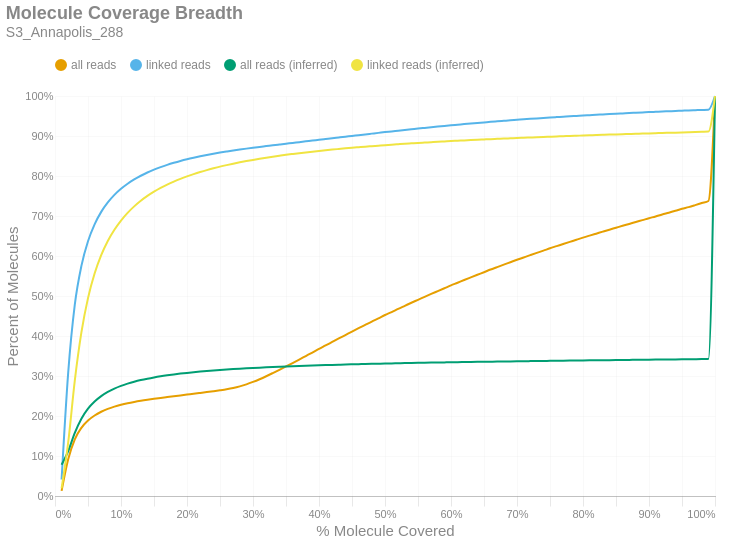

Source (notebook cell):
### Markdown cell above
### Molecule Read Coverage
This chart shows molecule coverage breadth as computed by the number of bases aligned to that molecule. In other words, "*how much of each unique long molecule is actually sequenced/aligned?*" Keep in mind there is a distinction between sequences and alignments, since some sequences belonging to a particular molecule may not align well and wouldn't appear in the alignment data. This chart also shows molecule coverage breadth as computed by the *inferred fragment* from which the aligned sequences originate. Unlike read coverage, this calculation takes into account the total insert size, including unsequenced gaps between the forward and reverse reads. Like the previous figures, these are cumulative percents.

### Code cell
if SKIPLR:
    print_html(f"Skipped")
else:
    binned_df = consolidated_hist(valids['coverage_bp'], mask, 0.01, True)
    binned_df_inf = consolidated_hist(valids['coverage_inserts'], mask, 0.01, True)
    binned_df = binned_df.with_columns(pl.lit(binned_df_inf['all reads (cumsum)']).alias('all reads (inferred)'))
    binned_df = binned_df.with_columns(pl.lit(binned_df_inf['linked reads (cumsum)']).alias('linked reads (inferred)'))
    binned_df = binned_df.with_columns(
        (pl.col('bin').cast(pl.Float64) + 0.01).alias('right_edge')
    )

    with SafeRender(binned_df):
        (
            density_plot(binned_df, 'Molecule Coverage Breadth', samplename, 'molcov', ['all reads (inferred)','linked reads (inferred)'])
            .encode(
                #x=alt.X('bin:Q', title="% Molecule Covered").axis(format = '%').scale(padding=0),
                x=alt.X('right_edge:Q', title="% Molecule Covered").axis(format='%').scale(padding=0),
                y=alt.Y('value:Q', title='Percent of Molecules')
                    .axis(format='%')
                    .stack(False)
                    .scale(domainMin=0, padding=0),
                color=alt.Color("key:N").scale(domain = ["all reads", "linked reads", "all reads (inferred)", "linked reads (inferred)"]),
                tooltip = [
                    alt.Tooltip("key:N", title = "Data Type"),
                    alt.Tooltip("range_label:N", title="% Molecule Covered"),
                    alt.Tooltip("value:Q", format = ".2%", title="% Molecules")
                ]
            )
        ).display()

### Figure 1 — Vega-Lite specification as saved in the notebook (floating-point values rounded to 4 significant figures)
{"width": "container", "height": 400, "config": {"title": {"anchor": "start", "dy": -15, "fontSize": 18, "color": "#888888", "subtitleColor": "#888888", "subtitleFontSize": 14}, "arc": {"fill": "#0072B2"}, "axis": {"domainColor": "#888888", "domainWidth": 0.5, "gridWidth": 0.2, "grid": false, "titleFontWeight": 400, "titleFontSize": 15, "labelFontSize": 11, "labelColor": "#888888", "tickColor": "#888888", "tickWidth": 0.2, "titleColor": "#888888"}, "axisBand": {"grid": false}, "axisX": {"grid": true, "tickSize": 10, "domainCap": "round"}, "axisY": {"domain": false, "grid": true, "tickSize": 0, "domainCap": "round"}, "background": "transparent", "header": {"labelFontSize": 15, "labelColor": "#888888", "titleFontSize": 15, "titleFontWeight": 600, "titleColor": "#888888"}, "legend": {"labelFont": "sans-serif", "labelFontSize": 12, "labelColor": "#888888", "symbolSize": 100, "symbolType": "circle", "titleFontSize": 12, "titlePadding": 10, "titleColor": "#888888", "title": null, "orient": "top"}, "range": {"category": ["#E69F00", "#56B4E9", "#009E73", "#F0E442", "#0072B2", "#D55E00", "#CC79A7", "#000000"], "diverging": ["#cfe8f3", "#a2d4ec", "#73bfe2", "#46abdb", "#1696d2", "#12719e"]}, "area": {"fill": "#0072B2", "fillOpacity": 0.7, "line": true, "strokeOpacity": 0.7}, "line": {"color": "#0072B2", "stroke": "#0072B2", "strokeWidth": 2}, "trail": {"color": "#0072B2", "stroke": "#0072B2", "strokeWidth": 0, "size": 1}, "point": {"filled": true, "fillOpacity": 1.0, "size": 95}, "text": {"color": "#888888", "fontSize": 11, "align": "right", "fontWeight": 400, "size": 11}, "bar": {"fill": "#0072B2", "stroke": null}, "view": {"stroke": null, "continuousWidth": 660, "continuousHeight": 400}}, "data": {"name": "data-4b4a1ce7b152c47dbd5fb95a029b5fc9"}, "mark": {"type": "line", "interpolate": "monotone", "point": {"opacity": 0, "size": 275}}, "encoding": {"color": {"field": "key", "scale": {"domain": ["all reads", "linked reads", "all reads (inferred)", "linked reads (inferred)"]}, "type": "nominal"}, "tooltip": [{"field": "key", "title": "Data Type", "type": "nominal"}, {"field": "range_label", "title": "% Molecule Covered", "type": "nominal"}, {"field": "value", "format": ".2%", "title": "% Molecules", "type": "quantitative"}], "x": {"axis": {"format": "%"}, "field": "right_edge", "scale": {"padding": 0}, "title": "% Molecule Covered", "type": "quantitative"}, "y": {"axis": {"format": "%"}, "field": "value", "scale": {"domainMin": 0, "padding": 0}, "stack": false, "title": "Percent of Molecules", "type": "quantitative"}}, "params": [{"name": "param_c36ac31b6afebe62", "select": {"type": "point", "fields": ["key"]}, "bind": "legend"}], "title": {"text": "Molecule Coverage Breadth", "subtitle": "S3_Annapolis_288"}, "transform": [{"fold": ["all reads (cumsum)", "linked reads (cumsum)", "all reads (inferred)", "linked reads (inferred)"]}, {"calculate": "replace(datum.key, ' (cumsum)', '')", "as": "key"}, {"filter": {"param": "param_c36ac31b6afebe62"}}], "usermeta": {"embedOptions": {"downloadFileName": "S3_Annapolis_288.molcov"}}, "$schema": "https://vega.github.io/schema/vega-lite/v6.1.0.json", "datasets": {"data-4b4a1ce7b152c47dbd5fb95a029b5fc9": [{"bin": "0.0", "interval": "0.0-0.01", "all reads": 0.01283, "linked reads": 0.04127, "all reads (cumsum)": 0.01283, "linked reads (cumsum)": 0.04127, "range_label": "0.0-0.01", "all reads (inferred)": 0.07793, "linked reads (inferred)": 0.01918, "right_edge": 0.01}, {"bin": "0.01", "interval": "0.01-0.02", "all reads": 0.07885, "linked reads": 0.2671, "all reads (cumsum)": 0.09168, "linked reads (cumsum)": 0.3084, "range_label": "0.01-0.02", "all reads (inferred)": 0.1122, "linked reads (inferred)": 0.1338, "right_edge": 0.02}, {"bin": "0.02", "interval": "0.02-0.03", "all reads": 0.05004, "linked reads": 0.17, "all reads (cumsum)": 0.1417, "linked reads (cumsum)": 0.4783, "range_label": "0.02-0.03", "all reads (inferred)": 0.1577, "linked reads (inferred)": 0.2886, "right_edge": 0.03}, {"bin": "0.03", "interval": "0.03-0.04", "all reads": 0.02871, "linked reads": 0.09702, "all reads (cumsum)": 0.1704, "linked reads (cumsum)": 0.5754, "range_label": "0.03-0.04", "all reads (inferred)": 0.193, "linked reads (inferred)": 0.409, "right_edge": 0.04}, {"bin": "0.04", "interval": "0.04-0.05", "all reads": 0.01826, "linked reads": 0.06159, "all reads (cumsum)": 0.1887, "linked reads (cumsum)": 0.637, "range_label": "0.04-0.05", "all reads (inferred)": 0.2182, "linked reads (inferred)": 0.4948, "right_edge": 0.05}, {"bin": "0.05", "interval": "0.05-0.06", "all reads": 0.01261, "linked reads": 0.04225, "all reads (cumsum)": 0.2013, "linked reads (cumsum)": 0.6792, "range_label": "0.05-0.06", "all reads (inferred)": 0.2362, "linked reads (inferred)": 0.5561, "right_edge": 0.06}, {"bin": "0.06", "interval": "0.06-0.07", "all reads": 0.009282, "linked reads": 0.03106, "all reads (cumsum)": 0.2106, "linked reads (cumsum)": 0.7103, "range_label": "0.06-0.07", "all reads (inferred)": 0.2497, "linked reads (inferred)": 0.6021, "right_edge": 0.07}, {"bin": "0.07", "interval": "0.07-0.08", "all reads": 0.007107, "linked reads": 0.02366, "all reads (cumsum)": 0.2177, "linked reads (cumsum)": 0.7339, "range_label": "0.07-0.08", "all reads (inferred)": 0.2601, "linked reads (inferred)": 0.6375, "right_edge": 0.08}, {"bin": "0.08", "interval": "0.08-0.09", "all reads": 0.005677, "linked reads": 0.01881, "all reads (cumsum)": 0.2234, "linked reads (cumsum)": 0.7527, "range_label": "0.08-0.09", "all reads (inferred)": 0.2684, "linked reads (inferred)": 0.6656, "right_edge": 0.09}, {"bin": "0.09", "interval": "0.09-0.1", "all reads": 0.004628, "linked reads": 0.01519, "all reads (cumsum)": 0.228, "linked reads (cumsum)": 0.7679, "range_label": "0.09-0.1", "all reads (inferred)": 0.2752, "linked reads (inferred)": 0.6887, "right_edge": 0.1}, {"bin": "0.1", "interval": "0.1-0.11", "all reads": 0.0039, "linked reads": 0.01268, "all reads (cumsum)": 0.2319, "linked reads (cumsum)": 0.7806, "range_label": "0.1-0.11", "all reads (inferred)": 0.2808, "linked reads (inferred)": 0.7079, "right_edge": 0.11}, {"bin": "0.11", "interval": "0.11-0.12", "all reads": 0.003319, "linked reads": 0.01068, "all reads (cumsum)": 0.2352, "linked reads (cumsum)": 0.7913, "range_label": "0.11-0.12", "all reads (inferred)": 0.2856, "linked reads (inferred)": 0.724, "right_edge": 0.12}, {"bin": "0.12", "interval": "0.12-0.13", "all reads": 0.002919, "linked reads": 0.009304, "all reads (cumsum)": 0.2381, "linked reads (cumsum)": 0.8006, "range_label": "0.12-0.13", "all reads (inferred)": 0.2898, "linked reads (inferred)": 0.7381, "right_edge": 0.13}, {"bin": "0.13", "interval": "0.13-0.14", "all reads": 0.002593, "linked reads": 0.008119, "all reads (cumsum)": 0.2407, "linked reads (cumsum)": 0.8087, "range_label": "0.13-0.14", "all reads (inferred)": 0.2933, "linked reads (inferred)": 0.7501, "right_edge": 0.14}, {"bin": "0.14", "interval": "0.14-0.15", "all reads": 0.002357, "linked reads": 0.007155, "all reads (cumsum)": 0.2431, "linked reads (cumsum)": 0.8159, "range_label": "0.14-0.15", "all reads (inferred)": 0.2965, "linked reads (inferred)": 0.7608, "right_edge": 0.15}, {"bin": "0.15", "interval": "0.15-0.16", "all reads": 0.002195, "linked reads": 0.006336, "all reads (cumsum)": 0.2453, "linked reads (cumsum)": 0.8222, "range_label": "0.15-0.16", "all reads (inferred)": 0.2992, "linked reads (inferred)": 0.7702, "right_edge": 0.16}, {"bin": "0.16", "interval": "0.16-0.17", "all reads": 0.002104, "linked reads": 0.005634, "all reads (cumsum)": 0.2474, "linked reads (cumsum)": 0.8278, "range_label": "0.16-0.17", "all reads (inferred)": 0.3017, "linked reads (inferred)": 0.7786, "right_edge": 0.17}, {"bin": "0.17", "interval": "0.17-0.18", "all reads": 0.00208, "linked reads": 0.0051, "all reads (cumsum)": 0.2495, "linked reads (cumsum)": 0.8329, "range_label": "0.17-0.18", "all reads (inferred)": 0.3039, "linked reads (inferred)": 0.7861, "right_edge": 0.18}, {"bin": "0.18", "interval": "0.18-0.19", "all reads": 0.002066, "linked reads": 0.004689, "all reads (cumsum)": 0.2515, "linked reads (cumsum)": 0.8376, "range_label": "0.18-0.19", "all reads (inferred)": 0.306, "linked reads (inferred)": 0.7929, "right_edge": 0.19}, {"bin": "0.19", "interval": "0.19-0.2", "all reads": 0.002052, "linked reads": 0.004236, "all reads (cumsum)": 0.2536, "linked reads (cumsum)": 0.8419, "range_label": "0.19-0.2", "all reads (inferred)": 0.3078, "linked reads (inferred)": 0.7991, "right_edge": 0.2}, {"bin": "0.2", "interval": "0.2-0.21", "all reads": 0.00203, "linked reads": 0.003834, "all reads (cumsum)": 0.2556, "linked reads (cumsum)": 0.8457, "range_label": "0.2-0.21", "all reads (inferred)": 0.3094, "linked reads (inferred)": 0.8047, "right_edge": 0.21}, {"bin": "0.21", "interval": "0.21-0.22", "all reads": 0.002069, "linked reads": 0.003586, "all reads (cumsum)": 0.2577, "linked reads (cumsum)": 0.8493, "range_label": "0.21-0.22", "all reads (inferred)": 0.311, "linked reads (inferred)": 0.8099, "right_edge": 0.22}, {"bin": "0.22", "interval": "0.22-0.23", "all reads": 0.002084, "linked reads": 0.00329, "all reads (cumsum)": 0.2598, "linked reads (cumsum)": 0.8526, "range_label": "0.22-0.23", "all reads (inferred)": 0.3124, "linked reads (inferred)": 0.8147, "right_edge": 0.23}, {"bin": "0.23", "interval": "0.23-0.24", "all reads": 0.002185, "linked reads": 0.003074, "all reads (cumsum)": 0.262, "linked reads (cumsum)": 0.8557, "range_label": "0.23-0.24", "all reads (inferred)": 0.3137, "linked reads (inferred)": 0.8192, "right_edge": 0.24}, {"bin": "0.24", "interval": "0.24-0.25", "all reads": 0.002298, "linked reads": 0.00289, "all reads (cumsum)": 0.2643, "linked reads (cumsum)": 0.8585, "range_label": "0.24-0.25", "all reads (inferred)": 0.315, "linked reads (inferred)": 0.8234, "right_edge": 0.25}, {"bin": "0.25", "interval": "0.25-0.26", "all reads": 0.002544, "linked reads": 0.002686, "all reads (cumsum)": 0.2668, "linked reads (cumsum)": 0.8612, "range_label": "0.25-0.26", "all reads (inferred)": 0.3161, "linked reads (inferred)": 0.8272, "right_edge": 0.26}, {"bin": "0.26", "interval": "0.26-0.27", "all reads": 0.003171, "linked reads": 0.002587, "all reads (cumsum)": 0.27, "linked reads (cumsum)": 0.8638, "range_label": "0.26-0.27", "all reads (inferred)": 0.3172, "linked reads (inferred)": 0.8308, "right_edge": 0.27}, {"bin": "0.27", "interval": "0.27-0.28", "all reads": 0.004127, "linked reads": 0.002362, "all reads (cumsum)": 0.2741, "linked reads (cumsum)": 0.8662, "range_label": "0.27-0.28", "all reads (inferred)": 0.3182, "linked reads (inferred)": 0.8341, "right_edge": 0.28}, {"bin": "0.28", "interval": "0.28-0.29", "all reads": 0.00508, "linked reads": 0.002245, "all reads (cumsum)": 0.2792, "linked reads (cumsum)": 0.8684, "range_label": "0.28-0.29", "all reads (inferred)": 0.3191, "linked reads (inferred)": 0.8373, "right_edge": 0.29}, {"bin": "0.29", "interval": "0.29-0.3", "all reads": 0.006047, "linked reads": 0.002173, "all reads (cumsum)": 0.2852, "linked reads (cumsum)": 0.8706, "range_label": "0.29-0.3", "all reads (inferred)": 0.32, "linked reads (inferred)": 0.8402, "right_edge": 0.3}, {"bin": "0.3", "interval": "0.3-0.31", "all reads": 0.006748, "linked reads": 0.002102, "all reads (cumsum)": 0.292, "linked reads (cumsum)": 0.8727, "range_label": "0.3-0.31", "all reads (inferred)": 0.3209, "linked reads (inferred)": 0.8431, "right_edge": 0.31}, {"bin": "0.31", "interval": "0.31-0.32", "all reads": 0.007439, "linked reads": 0.002022, "all reads (cumsum)": 0.2994, "linked reads (cumsum)": 0.8747, "range_label": "0.31-0.32", "all reads (inferred)": 0.3217, "linked reads (inferred)": 0.8457, "right_edge": 0.32}, {"bin": "0.32", "interval": "0.32-0.33", "all reads": 0.007929, "linked reads": 0.002056, "all reads (cumsum)": 0.3073, "linked reads (cumsum)": 0.8768, "range_label": "0.32-0.33", "all reads (inferred)": 0.3224, "linked reads (inferred)": 0.8482, "right_edge": 0.33}, {"bin": "0.33", "interval": "0.33-0.34", "all reads": 0.008149, "linked reads": 0.00199, "all reads (cumsum)": 0.3155, "linked reads (cumsum)": 0.8788, "range_label": "0.33-0.34", "all reads (inferred)": 0.3231, "linked reads (inferred)": 0.8506, "right_edge": 0.34}, {"bin": "0.34", "interval": "0.34-0.35", "all reads": 0.008379, "linked reads": 0.001976, "all reads (cumsum)": 0.3239, "linked reads (cumsum)": 0.8807, "range_label": "0.34-0.35", "all reads (inferred)": 0.3238, "linked reads (inferred)": 0.8529, "right_edge": 0.35}, {"bin": "0.35", "interval": "0.35-0.36", "all reads": 0.00858, "linked reads": 0.001937, "all reads (cumsum)": 0.3324, "linked reads (cumsum)": 0.8827, "range_label": "0.35-0.36", "all reads (inferred)": 0.3244, "linked reads (inferred)": 0.855, "right_edge": 0.36}, {"bin": "0.36", "interval": "0.36-0.37", "all reads": 0.008708, "linked reads": 0.001987, "all reads (cumsum)": 0.3412, "linked reads (cumsum)": 0.8847, "range_label": "0.36-0.37", "all reads (inferred)": 0.3251, "linked reads (inferred)": 0.8571, "right_edge": 0.37}, {"bin": "0.37", "interval": "0.37-0.38", "all reads": 0.008797, "linked reads": 0.001946, "all reads (cumsum)": 0.35, "linked reads (cumsum)": 0.8866, "range_label": "0.37-0.38", "all reads (inferred)": 0.3256, "linked reads (inferred)": 0.859, "right_edge": 0.38}, {"bin": "0.38", "interval": "0.38-0.39", "all reads": 0.008773, "linked reads": 0.0019, "all reads (cumsum)": 0.3587, "linked reads (cumsum)": 0.8885, "range_label": "0.38-0.39", "all reads (inferred)": 0.3262, "linked reads (inferred)": 0.8608, "right_edge": 0.39}, {"bin": "0.39", "interval": "0.39-0.4", "all reads": 0.008999, "linked reads": 0.001977, "all reads (cumsum)": 0.3677, "linked reads (cumsum)": 0.8905, "range_label": "0.39-0.4", "all reads (inferred)": 0.3267, "linked reads (inferred)": 0.8626, "right_edge": 0.4}, {"bin": "0.4", "interval": "0.4-0.41", "all reads": 0.008638, "linked reads": 0.001915, "all reads (cumsum)": 0.3764, "linked reads (cumsum)": 0.8924, "range_label": "0.4-0.41", "all reads (inferred)": 0.3273, "linked reads (inferred)": 0.8644, "right_edge": 0.41}, {"bin": "0.41", "interval": "0.41-0.42", "all reads": 0.00876, "linked reads": 0.001904, "all reads (cumsum)": 0.3851, "linked reads (cumsum)": 0.8943, "range_label": "0.41-0.42", "all reads (inferred)": 0.3278, "linked reads (inferred)": 0.866, "right_edge": 0.42}, {"bin": "0.42", "interval": "0.42-0.43", "all reads": 0.008743, "linked reads": 0.001973, "all reads (cumsum)": 0.3939, "linked reads (cumsum)": 0.8963, "range_label": "0.42-0.43", "all reads (inferred)": 0.3282, "linked reads (inferred)": 0.8676, "right_edge": 0.43}, {"bin": "0.43", "interval": "0.43-0.44", "all reads": 0.008559, "linked reads": 0.001958, "all reads (cumsum)": 0.4024, "linked reads (cumsum)": 0.8982, "range_label": "0.43-0.44", "all reads (inferred)": 0.3287, "linked reads (inferred)": 0.8691, "right_edge": 0.44}, {"bin": "0.44", "interval": "0.44-0.45", "all reads": 0.008581, "linked reads": 0.001909, "all reads (cumsum)": 0.411, "linked reads (cumsum)": 0.9002, "range_label": "0.44-0.45", "all reads (inferred)": 0.3291, "linked reads (inferred)": 0.8705, "right_edge": 0.45}, {"bin": "0.45", "interval": "0.45-0.46", "all reads": 0.008471, "linked reads": 0.001969, "all reads (cumsum)": 0.4195, "linked reads (cumsum)": 0.9021, "range_label": "0.45-0.46", "all reads (inferred)": 0.3296, "linked reads (inferred)": 0.8719, "right_edge": 0.46}, {"bin": "0.46", "interval": "0.46-0.47", "all reads": 0.008316, "linked reads": 0.001914, "all reads (cumsum)": 0.4278, "linked reads (cumsum)": 0.904, "range_label": "0.46-0.47", "all reads (inferred)": 0.33, "linked reads (inferred)": 0.8733, "right_edge": 0.47}, {"bin": "0.47", "interval": "0.47-0.48", "all reads": 0.008296, "linked reads": 0.001888, "all reads (cumsum)": 0.4361, "linked reads (cumsum)": 0.9059, "range_label": "0.47-0.48", "all reads (inferred)": 0.3304, "linked reads (inferred)": 0.8746, "right_edge": 0.48}, {"bin": "0.48", "interval": "0.48-0.49", "all reads": 0.007853, "linked reads": 0.001891, "all reads (cumsum)": 0.4439, "linked reads (cumsum)": 0.9078, "range_label": "0.48-0.49", "all reads (inferred)": 0.3308, "linked reads (inferred)": 0.8759, "right_edge": 0.49}, {"bin": "0.49", "interval": "0.49-0.5", "all reads": 0.008623, "linked reads": 0.001936, "all reads (cumsum)": 0.4526, "linked reads (cumsum)": 0.9097, "range_label": "0.49-0.5", "all reads (inferred)": 0.3311, "linked reads (inferred)": 0.8771, "right_edge": 0.5}, {"bin": "0.5", "interval": "0.5-0.51", "all reads": 0.007227, "linked reads": 0.001734, "all reads (cumsum)": 0.4598, "linked reads (cumsum)": 0.9115, "range_label": "0.5-0.51", "all reads (inferred)": 0.3315, "linked reads (inferred)": 0.8783, "right_edge": 0.51}, {"bin": "0.51", "interval": "0.51-0.52", "all reads": 0.008081, "linked reads": 0.00183, "all reads (cumsum)": 0.4679, "linked reads (cumsum)": 0.9133, "range_label": "0.51-0.52", "all reads (inferred)": 0.3319, "linked reads (inferred)": 0.8794, "right_edge": 0.52}, {"bin": "0.52", "interval": "0.52-0.53", "all reads": 0.007633, "linked reads": 0.001777, "all reads (cumsum)": 0.4755, "linked reads (cumsum)": 0.9151, "range_label": "0.52-0.53", "all reads (inferred)": 0.3322, "linked reads (inferred)": 0.8806, "right_edge": 0.53}, {"bin": "0.53", "interval": "0.53-0.54", "all reads": 0.007641, "linked reads": 0.001719, "all reads (cumsum)": 0.4831, "linked reads (cumsum)": 0.9168, "range_label": "0.53-0.54", "all reads (inferred)": 0.3325, "linked reads (inferred)": 0.8816, "right_edge": 0.54}, {"bin": "0.54", "interval": "0.54-0.55", "all reads": 0.007345, "linked reads": 0.001728, "all reads (cumsum)": 0.4905, "linked reads (cumsum)": 0.9185, "range_label": "0.54-0.55", "all reads (inferred)": 0.3329, "linked reads (inferred)": 0.8826, "right_edge": 0.55}, {"bin": "0.55", "interval": "0.55-0.56", "all reads": 0.007437, "linked reads": 0.001705, "all reads (cumsum)": 0.4979, "linked reads (cumsum)": 0.9202, "range_label": "0.55-0.56", "all reads (inferred)": 0.3332, "linked reads (inferred)": 0.8836, "right_edge": 0.56}, {"bin": "0.56", "interval": "0.56-0.57", "all reads": 0.007299, "linked reads": 0.001699, "all reads (cumsum)": 0.5052, "linked reads (cumsum)": 0.9219, "range_label": "0.56-0.57", "all reads (inferred)": 0.3335, "linked reads (inferred)": 0.8846, "right_edge": 0.57}, {"bin": "0.57", "interval": "0.57-0.58", "all reads": 0.007086, "linked reads": 0.001649, "all reads (cumsum)": 0.5123, "linked reads (cumsum)": 0.9236, "range_label": "0.57-0.58", "all reads (inferred)": 0.3338, "linked reads (inferred)": 0.8855, "right_edge": 0.58}, {"bin": "0.58", "interval": "0.58-0.59", "all reads": 0.007076, "linked reads": 0.00162, "all reads (cumsum)": 0.5194, "linked reads (cumsum)": 0.9252, "range_label": "0.58-0.59", "all reads (inferred)": 0.334, "linked reads (inferred)": 0.8864, "right_edge": 0.59}, {"bin": "0.59", "interval": "0.59-0.6", "all reads": 0.007071, "linked reads": 0.001575, "all reads (cumsum)": 0.5265, "linked reads (cumsum)": 0.9268, "range_label": "0.59-0.6", "all reads (inferred)": 0.3343, "linked reads (inferred)": 0.8874, "right_edge": 0.6}, {"bin": "0.6", "interval": "0.6-0.61", "all reads": 0.006648, "linked reads": 0.001483, "all reads (cumsum)": 0.5331, "linked reads (cumsum)": 0.9283, "range_label": "0.6-0.61", "all reads (inferred)": 0.3346, "linked reads (inferred)": 0.8882, "right_edge": 0.61}, {"bin": "0.61", "interval": "0.61-0.62", "all reads": 0.006866, "linked reads": 0.001502, "all reads (cumsum)": 0.54, "linked reads (cumsum)": 0.9298, "range_label": "0.61-0.62", "all reads (inferred)": 0.3349, "linked reads (inferred)": 0.889, "right_edge": 0.62}, {"bin": "0.62", "interval": "0.62-0.63", "all reads": 0.006606, "linked reads": 0.001462, "all reads (cumsum)": 0.5466, "linked reads (cumsum)": 0.9312, "range_label": "0.62-0.63", "all reads (inferred)": 0.3351, "linked reads (inferred)": 0.8899, "right_edge": 0.63}, {"bin": "0.63", "interval": "0.63-0.64", "all reads": 0.006524, "linked reads": 0.001413, "all reads (cumsum)": 0.5531, "linked reads (cumsum)": 0.9326, "range_label": "0.63-0.64", "all reads (inferred)": 0.3354, "linked reads (inferred)": 0.8906, "right_edge": 0.64}, {"bin": "0.64", "interval": "0.64-0.65", "all reads": 0.006397, "linked reads": 0.001377, "all reads (cumsum)": 0.5595, "linked reads (cumsum)": 0.934, "range_label": "0.64-0.65", "all reads (inferred)": 0.3356, "linked reads (inferred)": 0.8914, "right_edge": 0.65}, {"bin": "0.65", "interval": "0.65-0.66", "all reads": 0.006609, "linked reads": 0.00142, "all reads (cumsum)": 0.5661, "linked reads (cumsum)": 0.9354, "range_label": "0.65-0.66", "all reads (inferred)": 0.3359, "linked reads (inferred)": 0.8922, "right_edge": 0.66}, {"bin": "0.66", "interval": "0.66-0.67", "all reads": 0.006153, "linked reads": 0.00128, "all reads (cumsum)": 0.5723, "linked reads (cumsum)": 0.9367, "range_label": "0.66-0.67", "all reads (inferred)": 0.3361, "linked reads (inferred)": 0.8929, "right_edge": 0.67}, {"bin": "0.67", "interval": "0.67-0.68", "all reads": 0.006203, "linked reads": 0.001254, "all reads (cumsum)": 0.5785, "linked reads (cumsum)": 0.938, "range_label": "0.67-0.68", "all reads (inferred)": 0.3363, "linked reads (inferred)": 0.8936, "right_edge": 0.68}, {"bin": "0.68", "interval": "0.68-0.69", "all reads": 0.006018, "linked reads": 0.001254, "all reads (cumsum)": 0.5845, "linked reads (cumsum)": 0.9392, "range_label": "0.68-0.69", "all reads (inferred)": 0.3366, "linked reads (inferred)": 0.8943, "right_edge": 0.69}, {"bin": "0.69", "interval": "0.69-0.7", "all reads": 0.006051, "linked reads": 0.001198, "all reads (cumsum)": 0.5905, "linked reads (cumsum)": 0.9404, "range_label": "0.69-0.7", "all reads (inferred)": 0.3368, "linked reads (inferred)": 0.895, "right_edge": 0.7}, {"bin": "0.7", "interval": "0.7-0.71", "all reads": 0.005806, "linked reads": 0.001225, "all reads (cumsum)": 0.5963, "linked reads (cumsum)": 0.9417, "range_label": "0.7-0.71", "all reads (inferred)": 0.337, "linked reads (inferred)": 0.8957, "right_edge": 0.71}, {"bin": "0.71", "interval": "0.71-0.72", "all reads": 0.005795, "linked reads": 0.001171, "all reads (cumsum)": 0.6021, "linked reads (cumsum)": 0.9428, "range_label": "0.71-0.72", "all reads (inferred)": 0.3372, "linked reads (inferred)": 0.8963, "right_edge": 0.72}, {"bin": "0.72", "interval": "0.72-0.73", "all reads": 0.005728, "linked reads": 0.001142, "all reads (cumsum)": 0.6079, "linked reads (cumsum)": 0.944, "range_label": "0.72-0.73", "all reads (inferred)": 0.3374, "linked reads (inferred)": 0.897, "right_edge": 0.73}, {"bin": "0.73", "interval": "0.73-0.74", "all reads": 0.00558, "linked reads": 0.001124, "all reads (cumsum)": 0.6134, "linked reads (cumsum)": 0.9451, "range_label": "0.73-0.74", "all reads (inferred)": 0.3377, "linked reads (inferred)": 0.8976, "right_edge": 0.74}, {"bin": "0.74", "interval": "0.74-0.75", "all reads": 0.005837, "linked reads": 0.001097, "all reads (cumsum)": 0.6193, "linked reads (cumsum)": 0.9462, "range_label": "0.74-0.75", "all reads (inferred)": 0.3379, "linked reads (inferred)": 0.8983, "right_edge": 0.75}, {"bin": "0.75", "interval": "0.75-0.76", "all reads": 0.005346, "linked reads": 0.001039, "all reads (cumsum)": 0.6246, "linked reads (cumsum)": 0.9472, "range_label": "0.75-0.76", "all reads (inferred)": 0.3381, "linked reads (inferred)": 0.8989, "right_edge": 0.76}, {"bin": "0.76", "interval": "0.76-0.77", "all reads": 0.005398, "linked reads": 0.001019, "all reads (cumsum)": 0.63, "linked reads (cumsum)": 0.9482, "range_label": "0.76-0.77", "all reads (inferred)": 0.3383, "linked reads (inferred)": 0.8995, "right_edge": 0.77}, {"bin": "0.77", "interval": "0.77-0.78", "all reads": 0.00529, "linked reads": 0.001043, "all reads (cumsum)": 0.6353, "linked reads (cumsum)": 0.9493, "range_label": "0.77-0.78", "all reads (inferred)": 0.3385, "linked reads (inferred)": 0.9001, "right_edge": 0.78}, {"bin": "0.78", "interval": "0.78-0.79", "all reads": 0.005215, "linked reads": 0.0009686, "all reads (cumsum)": 0.6405, "linked reads (cumsum)": 0.9503, "range_label": "0.78-0.79", "all reads (inferred)": 0.3387, "linked reads (inferred)": 0.9007, "right_edge": 0.79}, {"bin": "0.79", "interval": "0.79-0.8", "all reads": 0.005375, "linked reads": 0.0009845, "all reads (cumsum)": 0.6459, "linked reads (cumsum)": 0.9512, "range_label": "0.79-0.8", "all reads (inferred)": 0.3389, "linked reads (inferred)": 0.9012, "right_edge": 0.8}, {"bin": "0.8", "interval": "0.8-0.81", "all reads": 0.004923, "linked reads": 0.0009195, "all reads (cumsum)": 0.6508, "linked reads (cumsum)": 0.9522, "range_label": "0.8-0.81", "all reads (inferred)": 0.3391, "linked reads (inferred)": 0.9018, "right_edge": 0.81}, {"bin": "0.81", "interval": "0.81-0.82", "all reads": 0.004995, "linked reads": 0.0009401, "all reads (cumsum)": 0.6558, "linked reads (cumsum)": 0.9531, "range_label": "0.81-0.82", "all reads (inferred)": 0.3393, "linked reads (inferred)": 0.9023, "right_edge": 0.82}, {"bin": "0.82", "interval": "0.82-0.83", "all reads": 0.005017, "linked reads": 0.0008668, "all reads (cumsum)": 0.6608, "linked reads (cumsum)": 0.954, "range_label": "0.82-0.83", "all reads (inferred)": 0.3395, "linked reads (inferred)": 0.9029, "right_edge": 0.83}, {"bin": "0.83", "interval": "0.83-0.84", "all reads": 0.004952, "linked reads": 0.0009011, "all reads (cumsum)": 0.6658, "linked reads (cumsum)": 0.9549, "range_label": "0.83-0.84", "all reads (inferred)": 0.3397, "linked reads (inferred)": 0.9034, "right_edge": 0.84}, {"bin": "0.84", "interval": "0.84-0.85", "all reads": 0.004802, "linked reads": 0.0008577, "all reads (cumsum)": 0.6706, "linked reads (cumsum)": 0.9557, "range_label": "0.84-0.85", "all reads (inferred)": 0.3399, "linked reads (inferred)": 0.904, "right_edge": 0.85}, {"bin": "0.85", "interval": "0.85-0.86", "all reads": 0.00486, "linked reads": 0.0008202, "all reads (cumsum)": 0.6755, "linked reads (cumsum)": 0.9565, "range_label": "0.85-0.86", "all reads (inferred)": 0.34, "linked reads (inferred)": 0.9045, "right_edge": 0.86}, {"bin": "0.86", "interval": "0.86-0.87", "all reads": 0.004741, "linked reads": 0.0008401, "all reads (cumsum)": 0.6802, "linked reads (cumsum)": 0.9574, "range_label": "0.86-0.87", "all reads (inferred)": 0.3402, "linked reads (inferred)": 0.905, "right_edge": 0.87}, {"bin": "0.87", "interval": "0.87-0.88", "all reads": 0.004807, "linked reads": 0.0007762, "all reads (cumsum)": 0.685, "linked reads (cumsum)": 0.9582, "range_label": "0.87-0.88", "all reads (inferred)": 0.3404, "linked reads (inferred)": 0.9055, "right_edge": 0.88}, {"bin": "0.88", "interval": "0.88-0.89", "all reads": 0.004698, "linked reads": 0.0007805, "all reads (cumsum)": 0.6897, "linked reads (cumsum)": 0.9589, "range_label": "0.88-0.89", "all reads (inferred)": 0.3406, "linked reads (inferred)": 0.906, "right_edge": 0.89}, {"bin": "0.89", "interval": "0.89-0.9", "all reads": 0.00479, "linked reads": 0.0007888, "all reads (cumsum)": 0.6945, "linked reads (cumsum)": 0.9597, "range_label": "0.89-0.9", "all reads (inferred)": 0.3408, "linked reads (inferred)": 0.9065, "right_edge": 0.9}, {"bin": "0.9", "interval": "0.9-0.91", "all reads": 0.004461, "linked reads": 0.0007152, "all reads (cumsum)": 0.699, "linked reads (cumsum)": 0.9605, "range_label": "0.9-0.91", "all reads (inferred)": 0.341, "linked reads (inferred)": 0.907, "right_edge": 0.91}, {"bin": "0.91", "interval": "0.91-0.92", "all reads": 0.005009, "linked reads": 0.0007209, "all reads (cumsum)": 0.704, "linked reads (cumsum)": 0.9612, "range_label": "0.91-0.92", "all reads (inferred)": 0.3412, "linked reads (inferred)": 0.9075, "right_edge": 0.92}, {"bin": "0.92", "interval": "0.92-0.93", "all reads": 0.004308, "linked reads": 0.0006827, "all reads (cumsum)": 0.7083, "linked reads (cumsum)": 0.9619, "range_label": "0.92-0.93", "all reads (inferred)": 0.3413, "linked reads (inferred)": 0.908, "right_edge": 0.93}, {"bin": "0.93", "interval": "0.93-0.94", "all reads": 0.004721, "linked reads": 0.0006953, "all reads (cumsum)": 0.713, "linked reads (cumsum)": 0.9625, "range_label": "0.93-0.94", "all reads (inferred)": 0.3415, "linked reads (inferred)": 0.9084, "right_edge": 0.94}, {"bin": "0.94", "interval": "0.94-0.95", "all reads": 0.005013, "linked reads": 0.000652, "all reads (cumsum)": 0.718, "linked reads (cumsum)": 0.9632, "range_label": "0.94-0.95", "all reads (inferred)": 0.3417, "linked reads (inferred)": 0.9089, "right_edge": 0.95}, {"bin": "0.95", "interval": "0.95-0.96", "all reads": 0.004233, "linked reads": 0.0006704, "all reads (cumsum)": 0.7222, "linked reads (cumsum)": 0.9639, "range_label": "0.95-0.96", "all reads (inferred)": 0.3419, "linked reads (inferred)": 0.9094, "right_edge": 0.96}, {"bin": "0.96", "interval": "0.96-0.97", "all reads": 0.004988, "linked reads": 0.0006087, "all reads (cumsum)": 0.7272, "linked reads (cumsum)": 0.9645, "range_label": "0.96-0.97", "all reads (inferred)": 0.3421, "linked reads (inferred)": 0.9099, "right_edge": 0.97}, {"bin": "0.97", "interval": "0.97-0.98", "all reads": 0.005237, "linked reads": 0.000609, "all reads (cumsum)": 0.7325, "linked reads (cumsum)": 0.9651, "range_label": "0.97-0.98", "all reads (inferred)": 0.3424, "linked reads (inferred)": 0.9105, "right_edge": 0.98}, {"bin": "0.98", "interval": "0.98-0.99", "all reads": 0.005063, "linked reads": 0.0006408, "all reads (cumsum)": 0.7375, "linked reads (cumsum)": 0.9657, "range_label": "0.98-0.99", "all reads (inferred)": 0.3427, "linked reads (inferred)": 0.9111, "right_edge": 0.99}, {"bin": "0.99", "interval": "0.99-1.0", "all reads": 0.2625, "linked reads": 0.03427, "all reads (cumsum)": 1.0, "linked reads (cumsum)": 1.0, "range_label": "0.99-1.0", "all reads (inferred)": 1.0, "linked reads (inferred)": 1.0, "right_edge": 1.0}]}}
